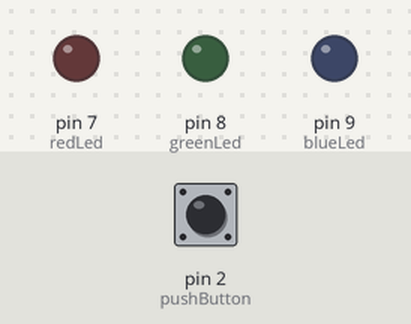
The sketch below on a simulated Arduino Uno, built with avr-gcc and run on an emulated ATmega328P. Parts: output pins drawn as LEDs (lit = HIGH). The inputs (shaded band) are chosen by the test bench; at power-on: pin 2 (pushButton) LOW.

Above: at 1.2 s.
1.3 s: pin 2 (pushButton) pulled HIGH for 0.15 s
At 4.1 s:
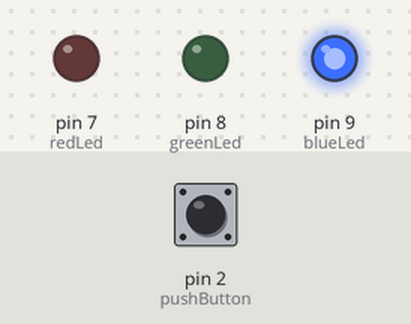
4.4 s: pin 2 (pushButton) pulled HIGH for 1 s
At 6.2 s:
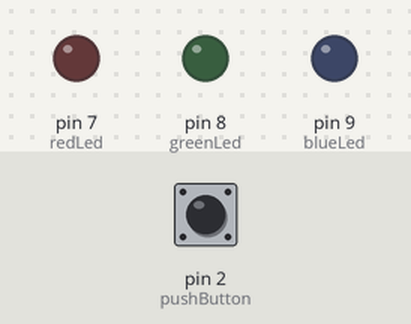
6.9 s: pin 2 (pushButton) pulled HIGH for 3.2 s
At 10.9 s:
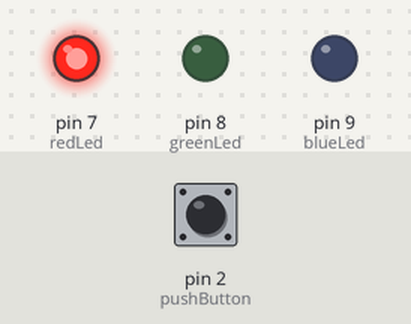
Timing chart, 0 to 19.1 s (numbered marks = the images above; inputs shaded):
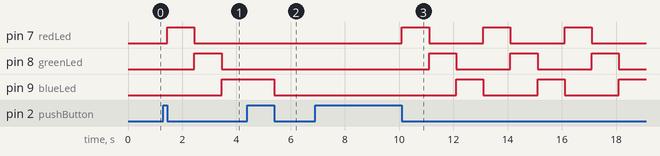

Measured:
- after the input at 1.3 s, pin 7 (redLed): LOW → HIGH after 0.15 s, → LOW 1.0 s later; pin 8 (greenLed): LOW → HIGH after 1.1 s, → LOW 1.0 s later; pin 9 (blueLed): LOW → HIGH after 2.1 s
- after the input at 4.4 s, pin 7 (redLed): stays LOW (without the input it goes to HIGH after 0.05 s); pin 8 (greenLed): stays LOW (without the input it goes to HIGH after 1.1 s)
- after the input at 6.9 s, pin 7 (redLed): alternates HIGH for 1.0 s and LOW for 2.0 s, starting after 3.2 s; pin 8 (greenLed): alternates HIGH for 1.0 s and LOW for 2.0 s, starting after 4.2 s; pin 9 (blueLed): alternates HIGH for 1.0 s and LOW for 2.0 s, starting after 5.2 s

The sketch:

task_three_code.ino
```cpp
#define redLed 7
#define greenLed 8
#define blueLed 9
#define pushButton 2
unsigned long previousMillis = 0;
const long second = 1000;
int counter = 0;
void setup()
{
    pinMode(redLed, OUTPUT);
    pinMode(greenLed, OUTPUT);
    pinMode(blueLed, OUTPUT);
    pinMode(pushButton, INPUT);
}
void loop()
{
    ifButtonPressed();
    if (isEven(counter))
        turnOffLeds();
    else
        runningLeds();
}

bool isEven(int count)
{
    if (count % 2 == 0)
        return true;
    return false;
}

void ifButtonPressed()
{
    if (digitalRead(pushButton))
    {
        while (digitalRead(pushButton))
            ;
        counter++;
        previousMillis = millis();
    }
}

void runningLeds()
{
    if (millis() - previousMillis <= 3 * second)
    {
        if (millis() - previousMillis <= second)
            turnOnRedLed();
        else if (millis() - previousMillis <= 2 * second)
            turnOnGreenLed();
        else if (millis() - previousMillis <= 3 * second)
            turnOnBlueLed();
    }
    else
        previousMillis = millis();
}
void turnOnRedLed()
{
    digitalWrite(redLed, HIGH);
    digitalWrite(greenLed, LOW);
    digitalWrite(blueLed, LOW);
}

void turnOnGreenLed()
{
    digitalWrite(redLed, LOW);
    digitalWrite(greenLed, HIGH);
    digitalWrite(blueLed, LOW);
}
void turnOnBlueLed()
{
    digitalWrite(redLed, LOW);
    digitalWrite(greenLed, LOW);
    digitalWrite(blueLed, HIGH);
}
void turnOffLeds()
{
    digitalWrite(redLed, LOW);
    digitalWrite(greenLed, LOW);
    digitalWrite(blueLed, LOW);
}
```
